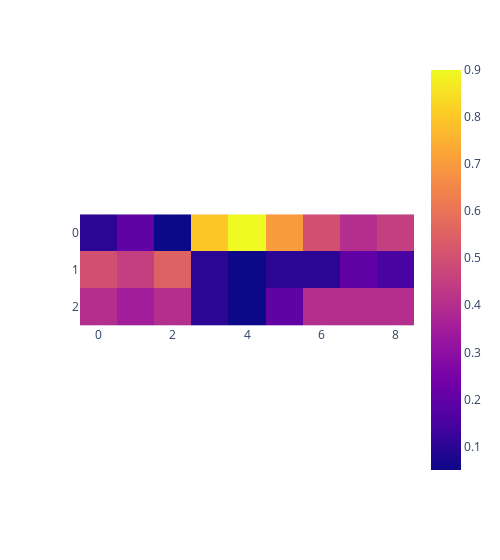

The notebook cell this image was saved under:
### Markdown cell above
## Original Matrix

### Code cell
px.imshow(A, width=500)

### Figure 1 — Plotly figure (JSON) as saved in the notebook; plotly's stock layout.template omitted (floating-point values rounded to 4 significant figures)
{"data": [{"coloraxis": "coloraxis", "hovertemplate": "x: %{x}<br>y: %{y}<br>color: %{z}<extra></extra>", "name": "0", "type": "heatmap", "xaxis": "x", "yaxis": "y", "z": [[0.1, 0.2, 0.05, 0.8, 0.9, 0.7, 0.5, 0.4, 0.45], [0.5, 0.45, 0.55, 0.1, 0.05, 0.1, 0.1, 0.2, 0.15], [0.4, 0.35, 0.4, 0.1, 0.05, 0.2, 0.4, 0.4, 0.4]]}], "layout": {"coloraxis": {"colorscale": [[0, "#0d0887"], [0.1111, "#46039f"], [0.2222, "#7201a8"], [0.3333, "#9c179e"], [0.4444, "#bd3786"], [0.5556, "#d8576b"], [0.6667, "#ed7953"], [0.7778, "#fb9f3a"], [0.8889, "#fdca26"], [1, "#f0f921"]]}, "margin": {"t": 60}, "width": 500, "xaxis": {"anchor": "y", "constrain": "domain", "domain": [0, 1], "scaleanchor": "y"}, "yaxis": {"anchor": "x", "autorange": "reversed", "constrain": "domain", "domain": [0, 1]}}}
